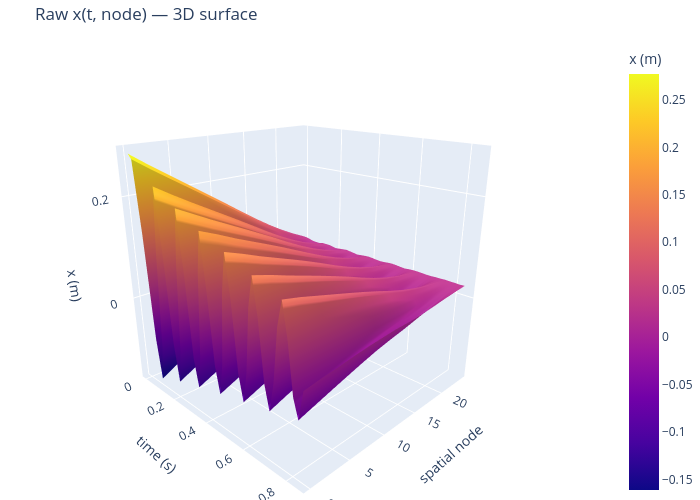

Notebook cell for this chart:
### Code cell
import plotly.graph_objects as go
from scipy.interpolate import interp1d as _i1d

# Arc-length resample raw data to uniform 100-pt grid
_xr = np.zeros((n_frames, N_VIDEO_PTS))
_yr = np.zeros((n_frames, N_VIDEO_PTS))
for _i in range(n_frames):
    _ds = np.sqrt(np.diff(x_m[_i])**2 + np.diff(y_m[_i])**2)
    _s  = np.concatenate([[0.0], np.cumsum(_ds)])
    _su = np.linspace(0, _s[-1], N_VIDEO_PTS)
    _xr[_i] = _i1d(_s, x_m[_i])(_su)
    _yr[_i] = _i1d(_s, y_m[_i])(_su)

t_plot    = t_raw[::4]
node_plot = np.arange(0, N_VIDEO_PTS, 2)
X_surf_raw = _xr[::4, :][:, node_plot]

# ── Plotly 3D surface (rotatable) ─────────────────────────────────────────
fig3d = go.Figure(go.Surface(
    x=t_plot, y=node_plot, z=X_surf_raw.T,
    colorscale='plasma', colorbar=dict(title='x (m)'),
    contours=dict(z=dict(show=False))
))
fig3d.update_layout(
    title='Raw x(t, node) — 3D surface',
    scene=dict(
        xaxis_title='time (s)',
        yaxis_title='spatial node',
        zaxis_title='x (m)',
        camera=dict(eye=dict(x=1.5, y=-1.5, z=0.8))
    ),
    width=700, height=500, margin=dict(l=0, r=0, t=40, b=0)
)
fig3d.show()

# ── Matplotlib heatmap (inline, resizable) ────────────────────────────────
fig2d, ax = plt.subplots(figsize=(8, 4), dpi=100)
im = ax.imshow(X_surf_raw.T, aspect='auto', origin='lower',
               extent=[t_plot[0], t_plot[-1], node_plot[0], node_plot[-1]],
               cmap='plasma')
fig2d.colorbar(im, ax=ax, label='x (m)')
ax.set_xlabel('time (s)')
ax.set_ylabel('spatial node')
ax.set_title('Raw x(t, node) — heatmap')
plt.tight_layout()
plt.show()

### Figure 1 — Plotly figure (JSON) as saved in the notebook; plotly's stock layout.template omitted (floating-point values rounded to 4 significant figures; data arrays with more than 128 entries replaced by an {"elided": "..."} marker saying what was removed)
{"data": [{"colorbar": {"title": {"text": "x (m)"}}, "colorscale": [[0, "#0d0887"], [0.1111, "#46039f"], [0.2222, "#7201a8"], [0.3333, "#9c179e"], [0.4444, "#bd3786"], [0.5556, "#d8576b"], [0.6667, "#ed7953"], [0.7778, "#fb9f3a"], [0.8889, "#fdca26"], [1, "#f0f921"]], "contours": {"z": {"show": false}}, "type": "surface", "x": [0.0, 0.02062, 0.04124, 0.06186, 0.08247, 0.1031, 0.1237, 0.1443, 0.1649, 0.1856, 0.2062, 0.2268, 0.2474, 0.268, 0.2887, 0.3093, 0.3299, 0.3505, 0.3711, 0.3918, 0.4124, 0.433, 0.4536, 0.4742, 0.4948, 0.5155, 0.5361, 0.5567, 0.5773, 0.5979, 0.6186, 0.6392, 0.6598, 0.6804, 0.701, 0.7216, 0.7423, 0.7629, 0.7835, 0.8041, 0.8247, 0.8454], "y": [0, 2, 4, 6, 8, 10, 12, 14, 16, 18, 20, 22, 24], "z": {"elided": "13x42 float values"}}], "layout": {"height": 500, "margin": {"b": 0, "l": 0, "r": 0, "t": 40}, "scene": {"camera": {"eye": {"x": 1.5, "y": -1.5, "z": 0.8}}, "xaxis": {"title": {"text": "time (s)"}}, "yaxis": {"title": {"text": "spatial node"}}, "zaxis": {"title": {"text": "x (m)"}}}, "title": {"text": "Raw x(t, node) — 3D surface"}, "width": 700}}
